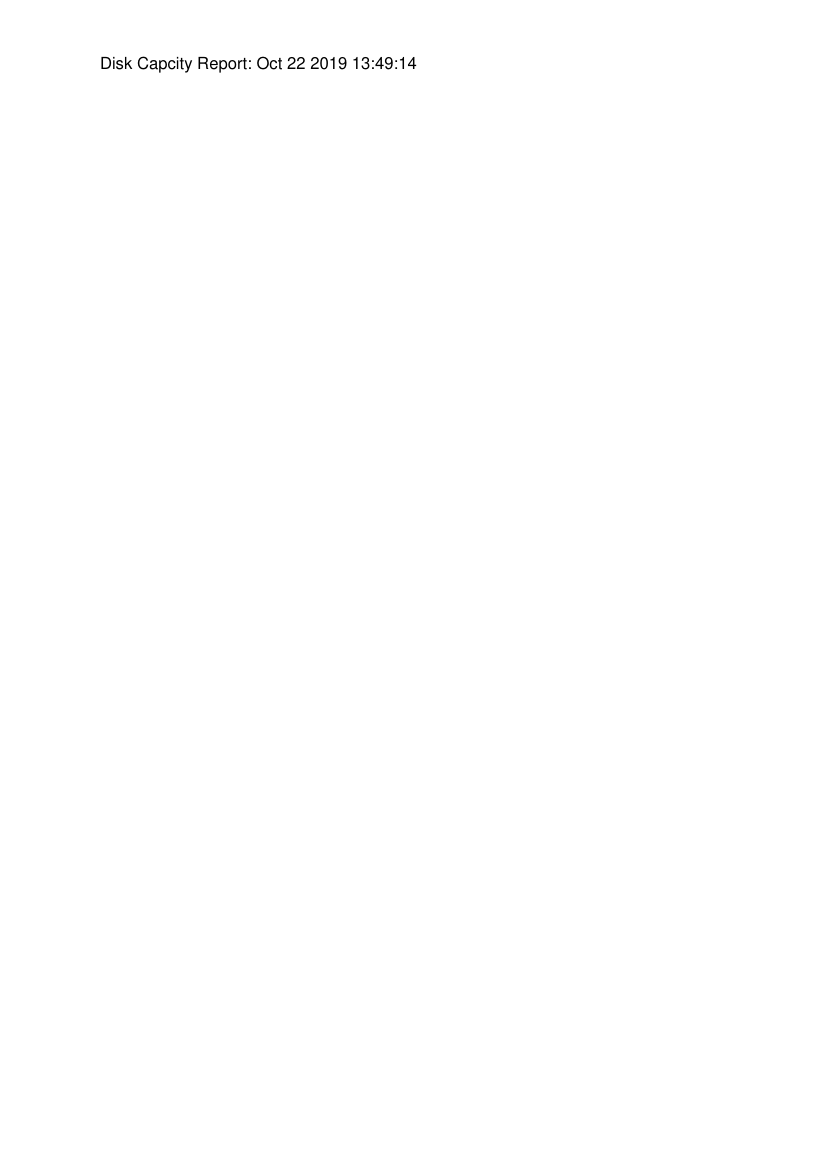

Recreate this plot in Python.

import subprocess
import datetime
from reportlab.pdfgen import canvas
from reportlab.lib.units import inch
def disk_report():
    p = subprocess.Popen("df -h", shell=True, stdout=subprocess.PIPE)
#   print p.stdout.readlines()
    return p.stdout.readlines()

def create_pdf(input, output="reportlab_test2.pdf"):
    now = datetime.datetime.today()
    date = now.strftime("%h %d %Y %H:%M:%S")
    c = canvas.Canvas(output)
    textobject = c.beginText()
    textobject.setTextOrigin(inch, 11*inch)
    textobject.textLines('''Disk Capcity Report: %s''' %date)
    for line in input:
        textobject.textLine(line.strip())
    c.drawText(textobject)
    c.showPage()
    c.save()
report = disk_report()
create_pdf(report)